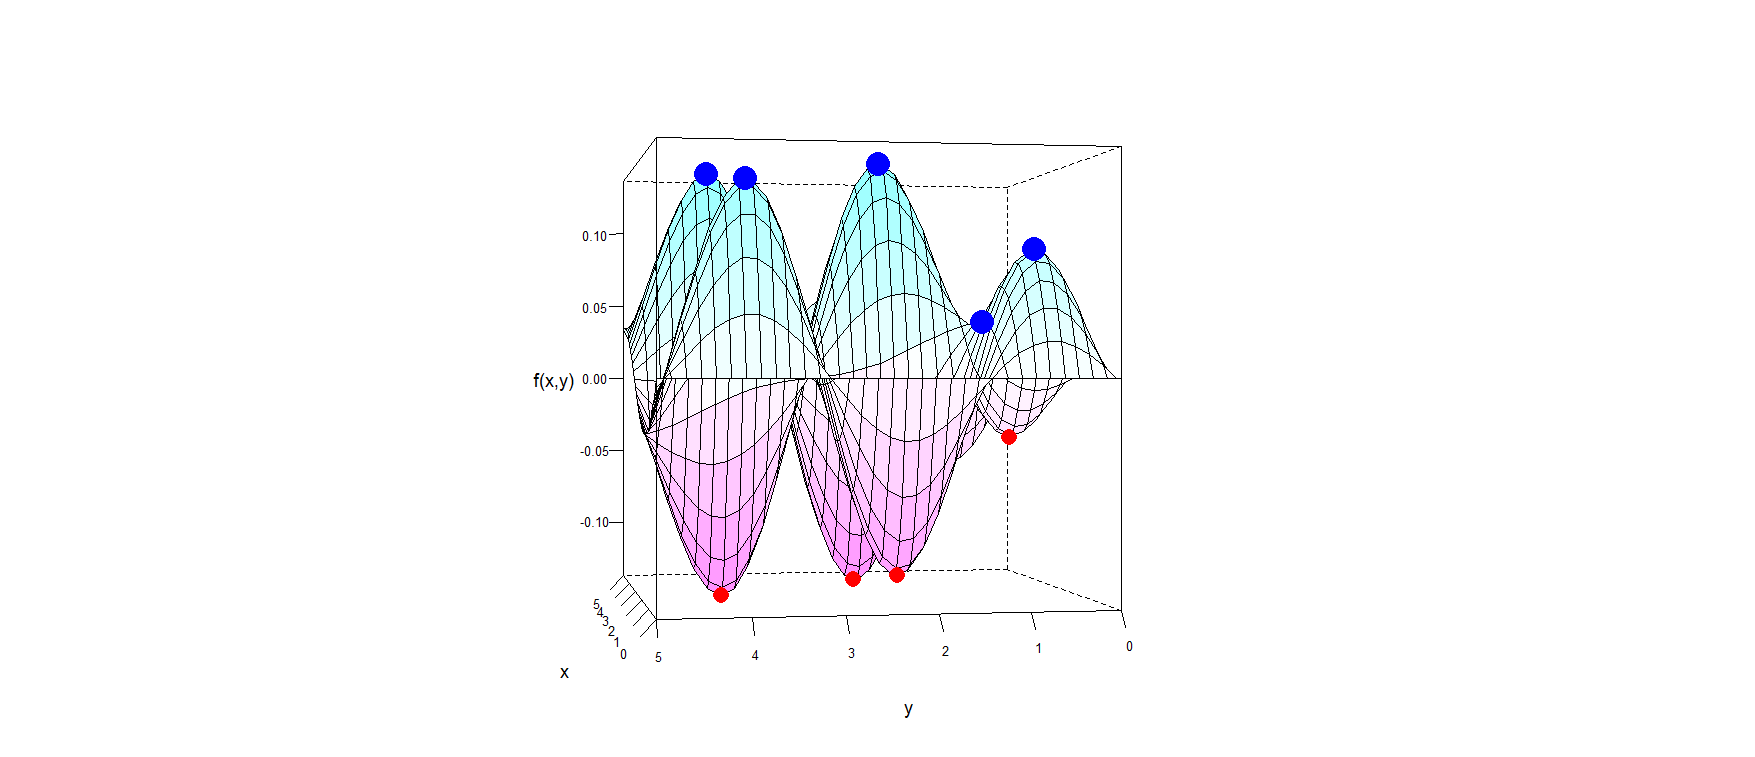

R code for this plot:
ng   = 33                     # number of grid
x    = seq(0,5,length.out=ng) # function argument x
y    = seq(0,5,length.out=ng) # function argument y
fhat = function(x,y){         # define the mutlivatiate function for the plot
   v = numeric()
   v = 0.03*sin(x)*sin(y)-0.05*sin(2*x)*sin(y)+0.01*sin(x)*sin(2*y)+0.09*sin(2*x)*sin(2*y)
   return(v)
}

mygrid           = data.frame(expand.grid(x,y)) 
colnames(mygrid) = c("x", "y")
mygrid$z         = fhat(mygrid$x, mygrid$y)

##############################################################################
################ Points for Maxima and Minima ################################
##############################################################################

# package implementing the BFGS method in R
#install.packages("optimx")
require(optimx)

# define the multivariate function for finding the optimal points
fkt = function (x){(0.03*sin(x[1])*sin(x[2])   -  
                    0.05*sin(2*x[1])*sin(x[2]) + 
                    0.01*sin(x[1])*sin(2*x[2]) + 
                    0.09*sin(2*x[1])*sin(2*x[2]))}
# maxima of the function
# maximum 1
max1  = optimx(c(2.1, 2.1), fkt, lower=c(2, 2), upper=c(3, 3),
        method = c("L-BFGS-B"), control = list(maximize = TRUE))
pmax1 = c(max1$p1, max1$p2, max1$value)

# maximum 2
max2 = optimx(c(.5, 4), fkt, lower = c(0, 3), upper = c(1, 5),
       method = c("L-BFGS-B"), control = list(maximize = TRUE))
pmax2 = c(max2$p1, max2$p2, max2$value)

# maximum 3
max3 = optimx(c(3.5, 4.1), fkt, lower = c(3.4, 3.5), upper = c(4.5, 4.5),
       method = c("L-BFGS-B"), control = list(maximize = TRUE))
pmax3 = c(max3$p1, max3$p2, max3$value)

# maximum 4
max4 = optimx(c(.5, .5), fkt, lower = c(.5, 0), upper = c(1.5, 1),
       method = c("L-BFGS-B"), control = list(maximize = TRUE))
pmax4 = c(max4$p1,max4$p2,max4$value)

# maximum 5
max5 = optimx(c(4, .5), fkt, lower = c(3, 0), upper = c(5, 1),
       method = c("L-BFGS-B"), control = list(maximize = TRUE))
pmax5 = c(max5$p1, max5$p2, max5$value)

# minima of the function

# minimum 1
min1 = optimx(c(.5, 2.1), fkt, lower = c(0, 1), upper = c(2, 3),
       method = c("L-BFGS-B"), control = list(maximize = F))
pmin1 = c(min1$p1, min1$p2, min1$value)

# minimum 2
min2 = optimx(c(2.5, 4.5), fkt, lower = c(2, 3.5), upper = c(3, 4.5),
       method = c("L-BFGS-B"), control = list(maximize = F))
pmin2 = c(min2$p1, min2$p2, min2$value)

# minimum 3
min3 = optimx(c(2.5,.5), fkt, lower = c(2,0), upper = c(3,1),
       method=c("L-BFGS-B"), control = list(maximize = F))
pmin3 = c(min3$p1, min3$p2, min3$value)

# minimum 4
min4 = optimx(c(4, 2.1), fkt, lower = c(3.5, 2), upper = c(4.5, 3),
       method = c("L-BFGS-B"), control = list(maximize = F))
pmin4 = c(min4$p1, min4$p2, min4$value)

# store all points in one matrix
pts  = rbind(pmax1,pmax2,pmax3,pmax4,pmax5,pmin1,pmin2,pmin3,pmin4) # points to add to the wireframe 

##############################################################################
################ Plot for the multivariate function ##########################
##############################################################################
require("lattice") # load required package
# set graphical parameters
par.set        = list(axis.line = list(col = "transparent"),
                      clip      = list(panel = "off"))
names(par.set) = c("axis.line", "clip")
# three dimensional plot for the multivariate function with its extrema
wireframe(mygrid$z ~ mygrid$x*mygrid$y, pts = pts, aspect = 1,
          scales = list(col = "black", arrows = FALSE), drape = T, 
          colorkey = F, screen = list(z = 70, x = -90, y = 30),
          par.settings = par.set, xlab = list("x", cex = 1.2), 
          ylab = list("y", cex = 1.2), zlab = list("f(x,y)", cex = 1.2),
          panel.3d.wireframe = function(x, y, z, xlim, ylim, zlim, xlim.scaled, 
                                        ylim.scaled, zlim.scaled, pts,...){ 
          panel.3dwire(x = x, y = y, z = z, xlim = xlim, ylim = ylim,        # surface plot for the function
                       zlim = c(min(pts[,3]), max(pts[,3])), 
                       xlim.scaled = xlim.scaled,
                       ylim.scaled = ylim.scaled, 
                       zlim.scaled = zlim.scaled, ...) 
          panel.3dscatter(x = pts[1:5, 1], y = pts[1:5, 2], z = pts[1:5, 3], # 3D points for the maxima
                          xlim = xlim, ylim = ylim, 
                          zlim = c(min(pts[,3]), max(pts[,3])), 
                          xlim.scaled = xlim.scaled,
                          ylim.scaled = ylim.scaled, 
                          zlim.scaled = zlim.scaled,
                          type = "p", pch = 16,
                          col = "blue", cex = 3, .scale=TRUE, ...)           
          panel.3dscatter(x = pts[6:9, 1], y = pts[6:9, 2], z = pts[6:9, 3], 
                          xlim = xlim, ylim = ylim, 
                          zlim = c(min(pts[,3]), max(pts[,3])), 
                          xlim.scaled = xlim.scaled,
                          ylim.scaled = ylim.scaled, 
                          zlim.scaled = zlim.scaled,
                          type = "p", pch = 16,
                          col = "red", cex = 2, .scale=TRUE, ...)
          })
